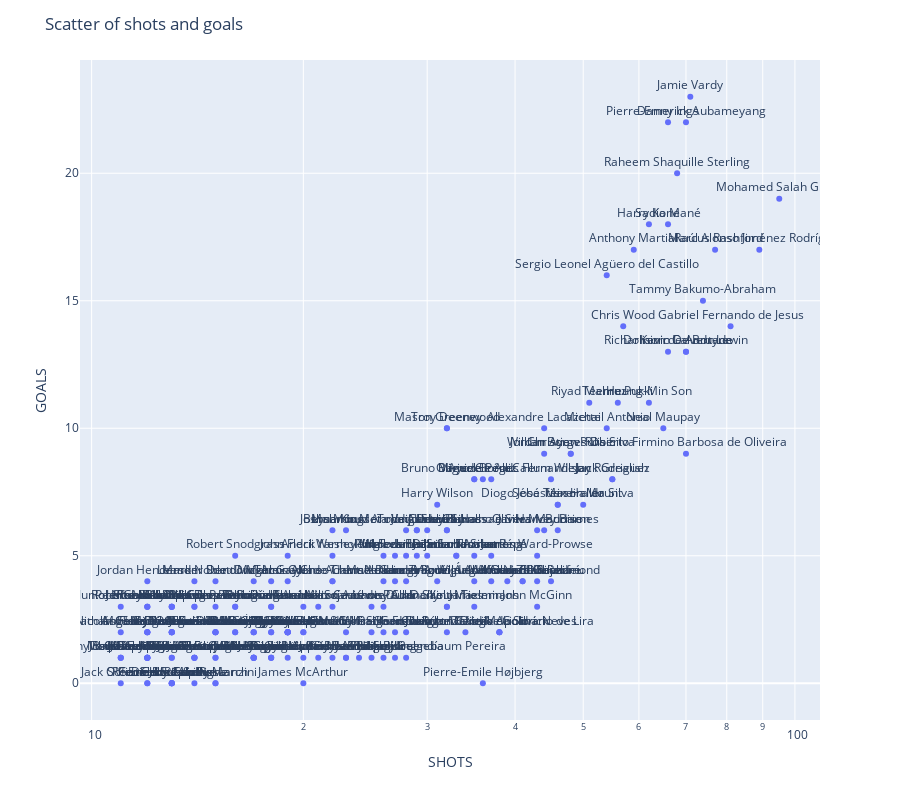

Notebook source saved alongside this figure:
### Markdown cell above
## Scatter of shots and goals to observe who are the best goalscorers

### Code cell
plotlyScatter(df,'SHOTS','GOALS','PLAYER','Scatter of shots and goals')

### Figure 1 — Plotly figure (JSON) as saved in the notebook; plotly's stock layout.template omitted (floating-point values rounded to 4 significant figures; data arrays with more than 128 entries replaced by an {"elided": "..."} marker saying what was removed)
{"data": [{"hovertemplate": "SHOTS=%{x}<br>GOALS=%{y}<br>PLAYER=%{text}<extra></extra>", "legendgroup": "", "marker": {"color": "#636efa", "symbol": "circle"}, "mode": "markers+text", "name": "", "orientation": "v", "showlegend": false, "text": {"elided": "197 str values"}, "textposition": "top center", "type": "scatter", "x": {"elided": "197 int values"}, "xaxis": "x", "y": {"elided": "197 int values"}, "yaxis": "y"}], "layout": {"height": 800, "legend": {"tracegroupgap": 0}, "margin": {"t": 60}, "title": {"text": "Scatter of shots and goals"}, "xaxis": {"anchor": "y", "domain": [0, 1], "title": {"text": "SHOTS"}, "type": "log"}, "yaxis": {"anchor": "x", "domain": [0, 1], "title": {"text": "GOALS"}}}}
